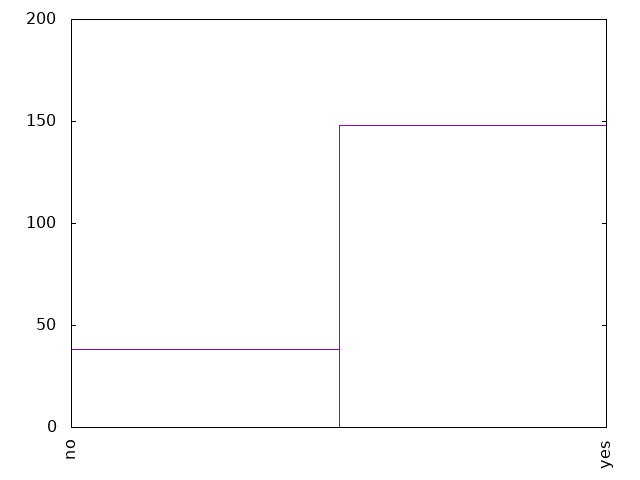

The gnuplot source for this figure:
set term png
set out "0-10internet.png"
set key off
set xtics rotate
set yrange[0:200]

plot '0-10internet.dat' using 1:xticlabel(2) with boxes
